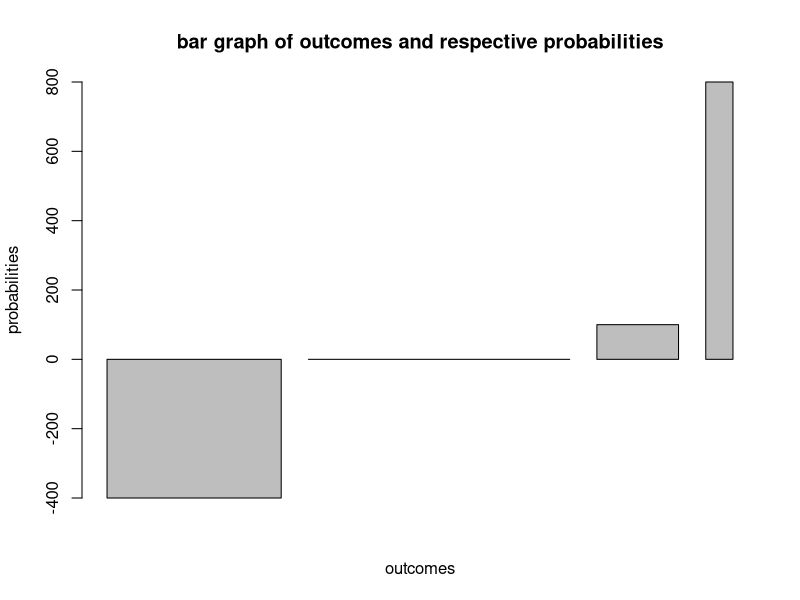
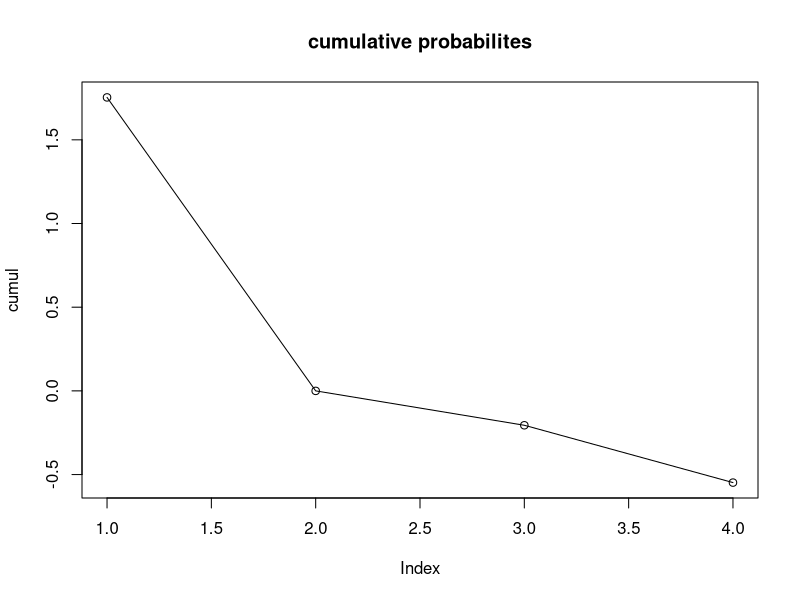
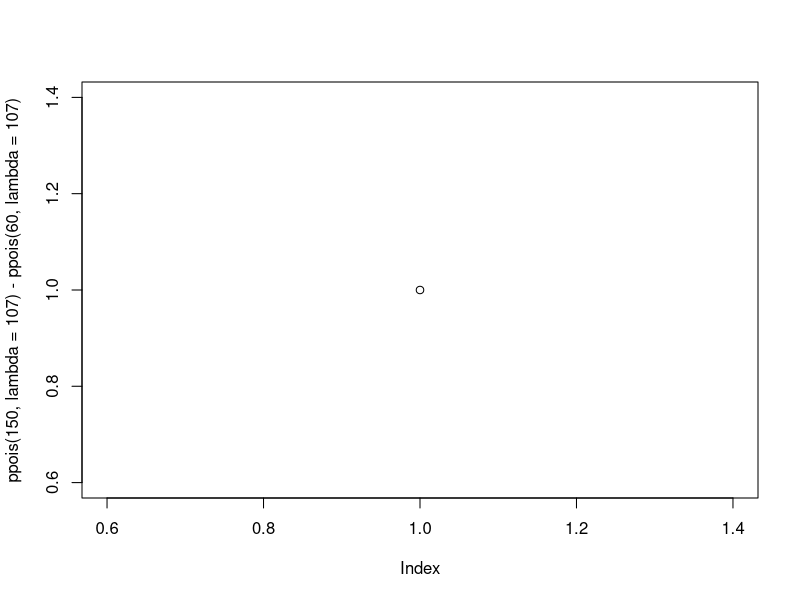
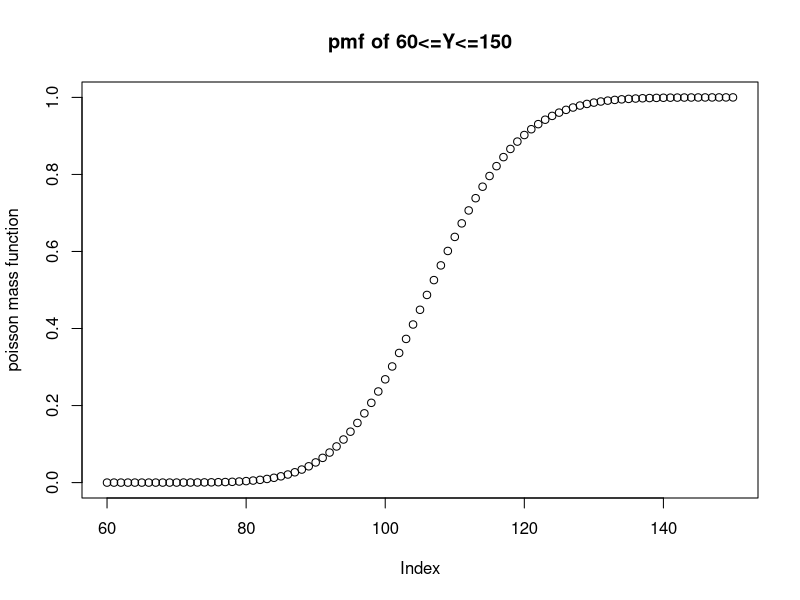
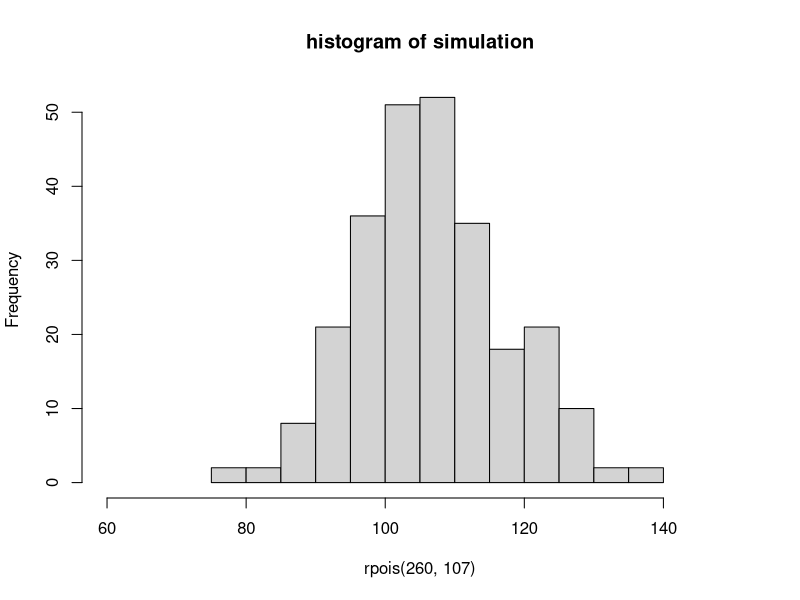

Generate these figures, in order, with R:
outcomes<-c(-400,0,100,800)
prob<-c(0.32,0.48,0.15,0.05)
barplot(outcomes,prob,xlab="outcomes", ylab= "probabilities",main = "bar graph of outcomes and respective probabilities")
cumul<-outcomes*prob/sum(outcomes*prob)
cumul
plot(cumul,main = "cumulative probabilites")
lines(cumul)
x<-outcomes*prob
mean(x)
sqrt(var(x))

ppois(70,lambda= 107)
dpois(70,lambda= 107)
print(1-dpois(70,107))
ppois(0,107)
x<-dpois(150,107)
y<-dpois(60,107)
plot(ppois(150, lambda = 107) - ppois(60, lambda = 107))
for(i in 60:150)
{x[i]<-ppois(i, 107);
print(x[i])
}
x
plot(x,main= "pmf of 60<=Y<=150", ylab= "poisson mass function", xlim = c(60,150))

set.seed(2025)
rpois(260,107)
hist(rpois(260,107), main ="histogram of simulation", xlim= c(60,150))

     
